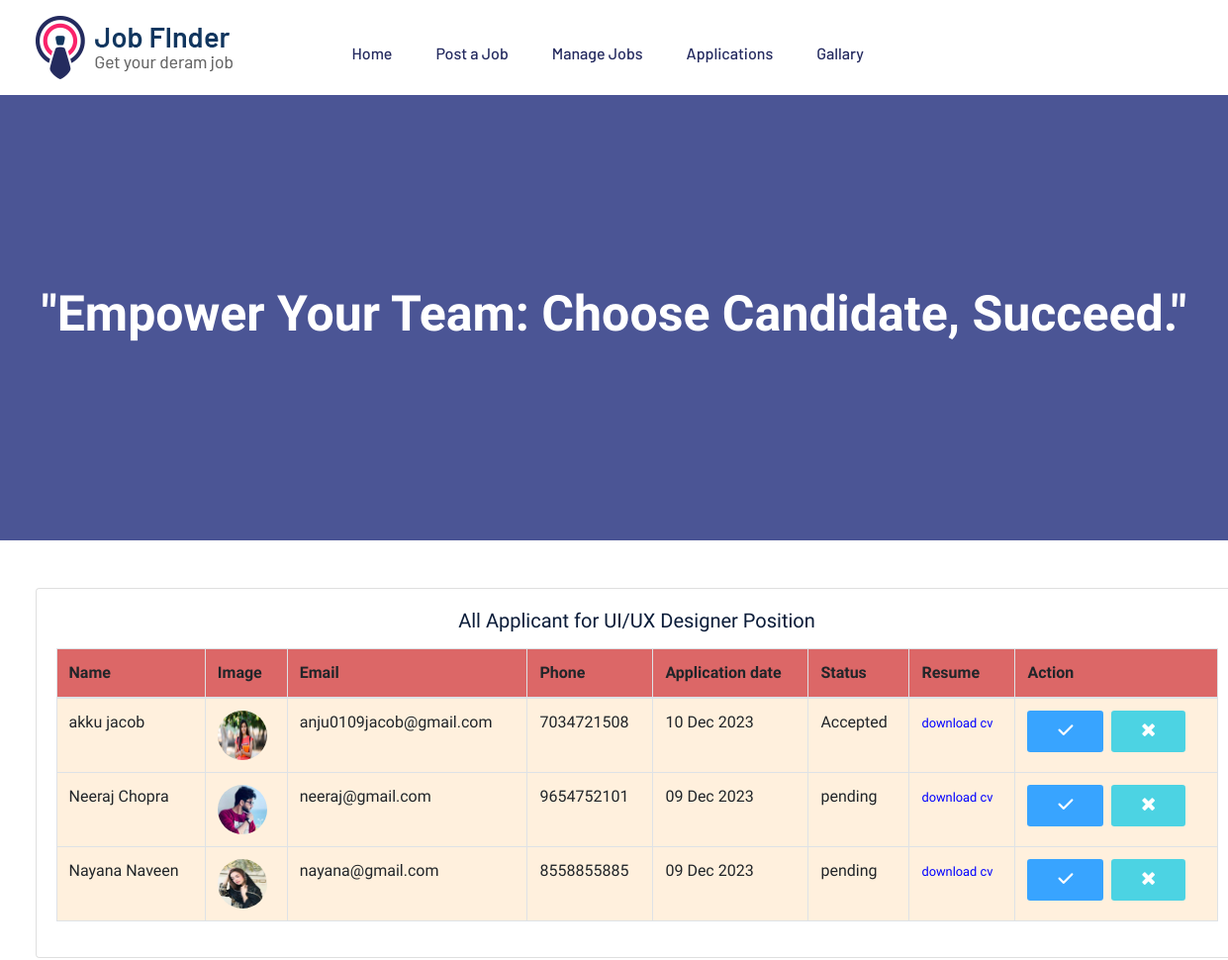
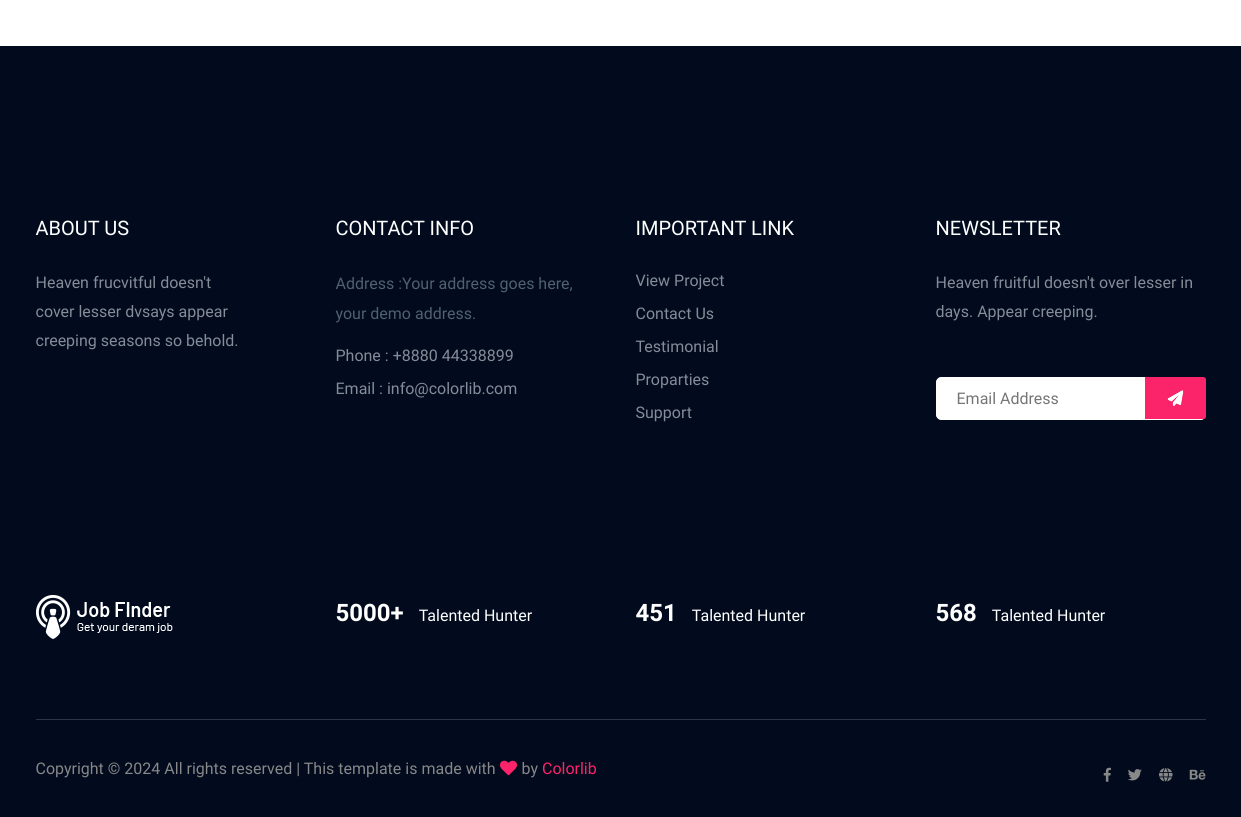
The app's page /recruiter_view_listof_application/3 (signed in) with its own data (2 pictures, top to bottom).
### jobportalapp/models.py (models this page shows)
class job(models.Model):
    JOB_TYPES = (
        ('full_time', 'Full Time'),
        ('part_time', 'Part Time'),
        ('contract', 'Contract'),
        ('internship', 'Internship'),
        ('temporary', 'Temporary'),
    )
    job_id=models.ForeignKey(recruiter, on_delete=models.CASCADE)
    job_compid=models.ForeignKey(company, on_delete=models.CASCADE)
    title=models.CharField(max_length=20)
    salary=models.PositiveIntegerField()
    description=models.CharField(max_length=300)
    ideal_candidate=models.CharField(max_length=300)
    experience=models.CharField(max_length=200)
    location=models.CharField(max_length=30)
    vaccancy=models.IntegerField()
    job_type = models.CharField(max_length=20, choices=JOB_TYPES)
    startdate=models.DateTimeField(auto_now_add=True, null=True)
    enddate=models.DateField()
    is_available=models.BooleanField(default=True)

class apply(models.Model):
    status_choices=(
        ('Accepted','Accepted'),
        ('Declined', 'Declined'),
        ('Pending', 'Pending')
    )
    jobapply_id=models.ForeignKey(job, on_delete=models.CASCADE)
    applicant=models.ForeignKey(jobseeker, on_delete=models.CASCADE)
    resume=models.FileField(upload_to="media")
    applydate=models.DateTimeField(auto_now_add=True, null=True)
    status=models.CharField(max_length=20, choices=status_choices)

class jobseeker(models.Model):
    emp_id =models.ForeignKey(User, on_delete=models.CASCADE)
    phone = models.IntegerField()
    image = models.ImageField(upload_to='Jobseeker profile/')

class User(AbstractUser):
    usertype = models.CharField(max_length=20)

### jobportalapp/views.py (the view)
# urls.py: path("recruiter_view_listof_application/<int:id>", views.recruiter_view_listof_application, name="recruiter_view_listof_application"),
def recruiter_view_listof_application(request,id):
    recruiter_id = request.session.get('recruiter_id', None)
    if recruiter_id is not None:
        jobs=job.objects.get(id=id)
        applicants=jobs.apply_set.all().order_by('-applydate')
        return render(request,'recruiter_view_listof_application.html',{'jobs':jobs, 'applicants':applicants})
    else:
        messages.warning(request,'Invalid session data. Please log in again.')
        return redirect('loginpage')

### jobportalapp/context_processors.py (called while the page is built)
def recruiter_info(request):
    recruiter_image = ''
    recruiter_company = ''
    if request.user.is_authenticated and request.user.usertype == 'recruiter':
        try:
            recruiter_data = recruiter.objects.get(recruiter_id=request.user)
            recruiter_image = recruiter_data.image.url
        except recruiter.DoesNotExist:
            pass
    return {
        'recruiter_image': recruiter_image,
        'recruiter_company': recruiter_company,
    }

def jobseeker_info(request):
    jobseeker_image = ''
    if request.user.is_authenticated and request.user.usertype == 'jobseeker':
        try:
            jobseeker_data = jobseeker.objects.get(emp_id=request.user)
            jobseeker_image = jobseeker_data.image.url
        except recruiter.DoesNotExist:
            pass
    return {
        'jobseeker_image': jobseeker_image,
    }

### jobportalapp/templates/recruiter_view_listof_application.html (shortened to what this page needs)
{% load static %}
{% block content %}
<!doctype html>
<html class="no-js" lang="zxx">
<head>
    <link rel="stylesheet" href="https://cdnjs.cloudflare.com/ajax/libs/font-awesome/6.5.1/css/all.min.css"
 />
    <link rel="stylesheet" href="{% static 'assets/css/bootstrap.min.css' %}">
    <link rel="stylesheet" href="{% static 'assets/css/owl.carousel.min.css' %}">
    <link rel="stylesheet" href="{% static 'assets/css/flaticon.css' %}">
    <link rel="stylesheet" href="{% static 'assets/css/slicknav.css' %}">
    <link rel="stylesheet" href="{% static 'assets/css/price_rangs.css' %}">
    <link rel="stylesheet" href="{% static 'assets/css/animate.min.css' %}">
    <link rel="stylesheet" href="{% static 'assets/css/magnific-popup.css' %}">
    <link rel="stylesheet" href="{% static 'assets/css/fontawesome-all.min.css' %}">
    <link rel="stylesheet" href="{% static 'assets/css/themify-icons.css' %}">
    <link rel="stylesheet" href="{% static 'assets/css/slick.css' %}">
    <link rel="stylesheet" href="{% static 'assets/css/nice-select.css' %}">
    <link rel="stylesheet" href="{% static 'assets/css/style.css' %}">
</head>
<body>
    <header>
        <div class="header-area header-transparrent">
            <div class="headder-top header-sticky">
                <div class="container">
                    <div class="row align-items-center">
                        <div class="col-lg-3 col-md-2">
                            <div class="logo">
                                <a href="index.html"><img src="{% static 'assets/img/logo/logo.png' %}" alt=""></a>
                            </div>
                        </div>
                        <div class="col-lg-9 col-md-9">
                            <div class="menu-wrapper">
                                <div class="main-menu">
                                    <nav class="d-none d-lg-block">
                                        <ul id="navigation">
                                            <li><a href="/recruiter_home">Home</a></li>
                                            <li><a href="/recruiter_postjob">Post a Job </a></li>
                                            <li><a href="/recruiter_managejobs">Manage Jobs</a></li>
                                            <li><a href="/recruiter_view_applications">Applications</a></li>
                                            <li><a href="/recruiter_company_gallery">Gallary</a></li>
                                            <li><a href=""></a></li>
                                            <li><a href="#">
                                                </a>
                                            </li>
                                        </ul>
                                    </nav>
                                </div>
                            </div>
                        </div>
                        <div class="col-12">
                        </div>
                    </div>
                </div>
            </div>
        </div>
    <div class="slider-area ">
        <div class="single-slider section-overly slider-height2 d-flex align-items-center"
            data-background="{% static 'assets/img/hero/about.jpg' %}">
            <div class="container">
                <div class="row">
                    <div class="col-xl-12">
                        <div class="hero-cap text-center">
                            <h2>
                                "Empower your team: Choose candidate, succeed."</h2>
                        </div>
                    </div>
                </div>
            </div>
        </div>
    </div>
    <div class="container mt-5">
 <div class="card mx-auto" style="width: 76rem;">
    <div class="card-body">
        <h5 class="card-title mb-3 text-center">All Applicant for {{jobs.title}} Position</h5>
        <table class="table table-bordered">
            <thead style="background-color:rgb(220, 103, 103)">
                <tr>
                    <th scope="col">Name</th>
                    <th scope="col">Image</th>
                    <th scope="col">Email</th>
                    <th scope="col">Phone</th>
                    <th scope="col">Application date</th>
                    <th scope="col">Status</th>
                    <th scope="col">Resume</th>
                    <th scope="col">Action</th>
                </tr>
            </thead>
            <tbody>
                {% for applicant in applicants %}
                <tr style="background-color:rgb(255, 240, 221);">
                    <td>{{ applicant.applicant.emp_id.first_name}} {{ applicant.applicant.emp_id.last_name}}</td>
                    <td><img src="{{ applicant.applicant.image.url}}" alt="profilepic"  height="50px" width="50px"
                    style="border-radius: 50%;"></td>
                    <td>{{ applicant.applicant.emp_id.email}}</td>
                    <td>{{ applicant.applicant.phone}}</td>
                    <td>{{ applicant.applydate|date:"d M Y" }}</td>
                    <td>{{ applicant.status }}</td>
                    <td><a href="{{ applicant.resume.url }}" style="color: blue;"><small>download cv</small></a></td>
                    <td>
                        <a class="genric-btn info btn-sm" onclick="return confirm(' Do you want to accept this applicant?')"
                            href="{% url 'recruiter_accept_applicant' applicant.id %}"><span
                                class="fa-solid fa-check fa-lg"></span></a>&nbsp;
                        <a class="genric-btn success btn-sm" onclick="return confirm(' Do you want to reject this applicant?')"
                            href="{% url 'recruiter_reject_applicant' applicant.id %}"><span class="fa fa-times fa-lg"></span></a>
                    </td>
                </tr>
                {% endfor %}
            </tbody>
        </table>
    </div>
</div>
<br><br>
    </div>
    <footer>
        <div class="footer-area footer-bg footer-padding">
            <div class="container">
                <div class="row d-flex justify-content-between">
                    <div class="col-xl-3 col-lg-3 col-md-4 col-sm-6">
                        <div class="single-footer-caption mb-50">
                            <div class="single-footer-caption mb-30">
                                <div class="footer-tittle">
                                    <h4>About Us</h4>
                                    <div class="footer-pera">
                                        <p>Heaven frucvitful doesn't cover lesser dvsays appear creeping seasons so
                                            behold.</p>
                                    </div>
                                </div>
                            </div>
                        </div>
                    </div>
                    <div class="col-xl-3 col-lg-3 col-md-4 col-sm-5">
                        <div class="single-footer-caption mb-50">
                            <div class="footer-tittle">
                                <h4>Contact Info</h4>
                                <ul>
                                    <li>
                                        <p>Address :Your address goes
                                            here, your demo address.</p>
                                    </li>
                                    <li><a href="#">Phone : +8880 44338899</a></li>
                                    <li><a href="#">Email : info@colorlib.com</a></li>
                                </ul>
                            </div>
                        </div>
                    </div>
                    <div class="col-xl-3 col-lg-3 col-md-4 col-sm-5">
                        <div class="single-footer-caption mb-50">
                            <div class="footer-tittle">
                                <h4>Important Link</h4>
                                <ul>
                                    <li><a href="#"> View Project</a></li>
                                    <li><a href="#">Contact Us</a></li>
                                    <li><a href="#">Testimonial</a></li>
                                    <li><a href="#">Proparties</a></li>
                                    <li><a href="#">Support</a></li>
                                </ul>
                            </div>
                        </div>
                    </div>
                    <div class="col-xl-3 col-lg-3 col-md-4 col-sm-5">
                        <div class="single-footer-caption mb-50">
                            <div class="footer-tittle">
                                <h4>Newsletter</h4>
                                <div class="footer-pera footer-pera2">
                                    <p>Heaven fruitful doesn't over lesser in days. Appear creeping.</p>
                                </div>
                                <div class="footer-form">
                                    <div id="mc_embed_signup">
                                        <form target="_blank"
                                            action="https://spondonit.us12.list-manage.com/subscribe/post?u=1462626880ade1ac87bd9c93a&amp;id=92a4423d01"
                                            method="get" class="subscribe_form relative mail_part">
                                            <input type="email" name="email" id="newsletter-form-email"
                                                placeholder="Email Address" class="placeholder hide-on-focus"
                                                onfocus="this.placeholder = ''"
                                                onblur="this.placeholder = ' Email Address '">
                                            <div class="form-icon">
                                                <button type="submit" name="submit" id="newsletter-submit"
                                                    class="email_icon newsletter-submit button-contactForm"><img
                                                        src="{% static 'assets/img/icon/form.png' %}" alt=""></button>
                                            </div>
                                        </form>
                                    </div>
                                </div>
                            </div>
                        </div>
                    </div>
                </div>
                <div class="row footer-wejed justify-content-between">
                    <div class="col-xl-3 col-lg-3 col-md-4 col-sm-6">
                        <div class="footer-logo mb-20">
                            <a href="index.html"><img src="{% static 'assets/img/logo/logo2_footer.png' %}" alt=""></a>
                        </div>
                    </div>
                    <div class="col-xl-3 col-lg-3 col-md-4 col-sm-5">
                        <div class="footer-tittle-bottom">
                            <span>5000+</span>
                            <p>Talented Hunter</p>
                        </div>
                    </div>
                    <div class="col-xl-3 col-lg-3 col-md-4 col-sm-5">
                        <div class="footer-tittle-bottom">
                            <span>451</span>
                            <p>Talented Hunter</p>
                        </div>
                    </div>
                    <div class="col-xl-3 col-lg-3 col-md-4 col-sm-5">
                        <div class="footer-tittle-bottom">
                            <span>568</span>
                            <p>Talented Hunter</p>
                        </div>
                    </div>
                </div>
            </div>
        </div>
        <div class="footer-bottom-area footer-bg">
            <div class="container">
                <div class="footer-border">
                    <div class="row d-flex justify-content-between align-items-center">
                        <div class="col-xl-10 col-lg-10 ">
                            <div class="footer-copy-right">
                                <p>
                                    Copyright &copy;
                                    <script>document.write(new Date().getFullYear());</script> All rights reserved |
                                    This template is made with <i class="fa fa-heart" aria-hidden="true"></i> by <a
                                        href="https://colorlib.com" target="_blank">Colorlib</a>
                                </p>
                            </div>
                        </div>
                        <div class="col-xl-2 col-lg-2">
                            <div class="footer-social f-right">
                                <a href="#"><i class="fab fa-facebook-f"></i></a>
                                <a href="#"><i class="fab fa-twitter"></i></a>
                                <a href="#"><i class="fas fa-globe"></i></a>
                                <a href="#"><i class="fab fa-behance"></i></a>
                            </div>
                        </div>
                    </div>
                </div>
            </div>
        </div>
    </footer>
    {% endblock content %}

### records on screen
job: title "UI/UX Designer"
apply: applicant.emp_id.first_name "akku", applicant.emp_id.last_name "jacob", applicant.image (picture), applicant.emp_id.email "anju0109jacob@gmail.com", applicant.phone "7034721508", applydate "10 Dec 2023", status "Accepted"
apply: applicant.emp_id.first_name "Neeraj", applicant.emp_id.last_name "Chopra", applicant.image (picture), applicant.emp_id.email "neeraj@gmail.com", applicant.phone "9654752101", applydate "09 Dec 2023", status "pending"
apply: applicant.emp_id.first_name "Nayana", applicant.emp_id.last_name "Naveen", applicant.image (picture), applicant.emp_id.email "nayana@gmail.com", applicant.phone "8558855885", applydate "09 Dec 2023", status "pending"
